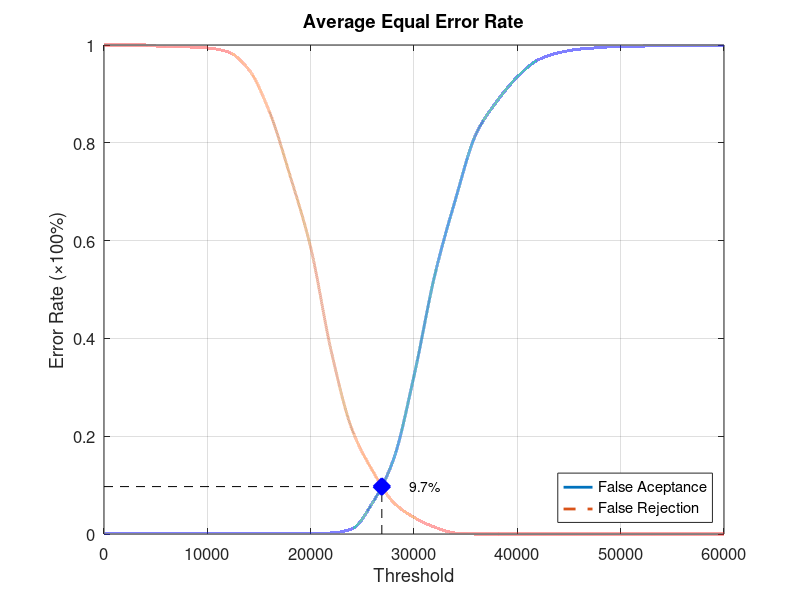
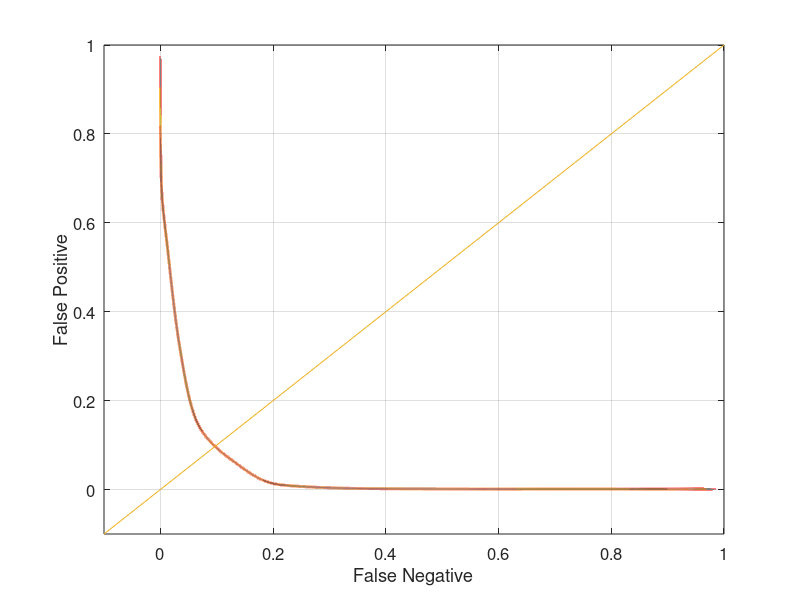

MATLAB code for these plots, in order:
function yEER = Database2Average
close all;
clear;
clc;
x = 0:2000:60000;
xq = 0:0.5:60000;

y0 = [0 0.00105263 0.00105263 0.00105263 0.00105263 0.00105263 0.00105263 0.00105263 0.00105263 0.00105263 0.00105263 0.00210526 0.0105263 0.0642105 0.151579 0.323158 0.528421 0.683158 0.817895 0.884211 0.934737 0.969474 0.984211 0.991579 0.994737 0.997895 0.997895 0.998947 0.998947 0.998947 1];
yy0 = interp1(x, y0, xq, 'pchip');
y1 = [1 1 1 0.996 0.996 0.994 0.986 0.95 0.864 0.733 0.586 0.373 0.214 0.129 0.065 0.034 0.014 0.002 0 0 0 0 0 0 0 0 0 0 0 0 0];
yy1 = interp1(x, y1, xq, 'pchip');

% Calculating EER: 
y2 = abs(y0 - y1);
find(y2 == min(y2))
yy2 = abs(yy0 - yy1);
xEER = find(yy2 == min(yy2));
xEERIndex = xq(xEER) % X-axis EER
yEER = yy0(xEER) % Y-axis EER

main = figure
plot(xq, yy0,'-','LineWidth', 2);	hold on
plot(xq, yy1,'--','LineWidth', 2);	hold on
plot([xEERIndex xEERIndex], [0 yEER], 'k--');	hold on
plot([0 xEERIndex], [yEER yEER], 'k--');	hold on
plot(xEERIndex, yEER, 'bx', 'LineWidth', 10);	hold on
text(xEERIndex + 10 * xEERIndex / 100, yEER, [num2str(round((10000 * yEER)) / 100) '%'])
legend('False Aceptance', 'False Rejection', 'Location', 'SouthEast')
xlabel('Threshold')
ylabel('Error Rate (\times100%)')
title('Average Equal Error Rate')
set(gca, 'FontSize', 12)
axis([0 60000 0 1])
grid on

print(main, 'Database2AverageMain', '-dpng');
FNRxFPR = figure('Color', [1 1 1]);
plot(yy1, yy0, '-', yy1, yy0, 'LineWidth', 2);
hold on
y = -0.1:0.1:1
plot(y, y); 
set(gca, 'FontSize', 12)
xlabel('False Negative')
ylabel('False Positive')
axis([-0.1 1 -0.1 1])
set(gca, 'FontSize', 12)
grid on

print(FNRxFPR, 'Database2AverageFNRxFPR','-dpng');
end
